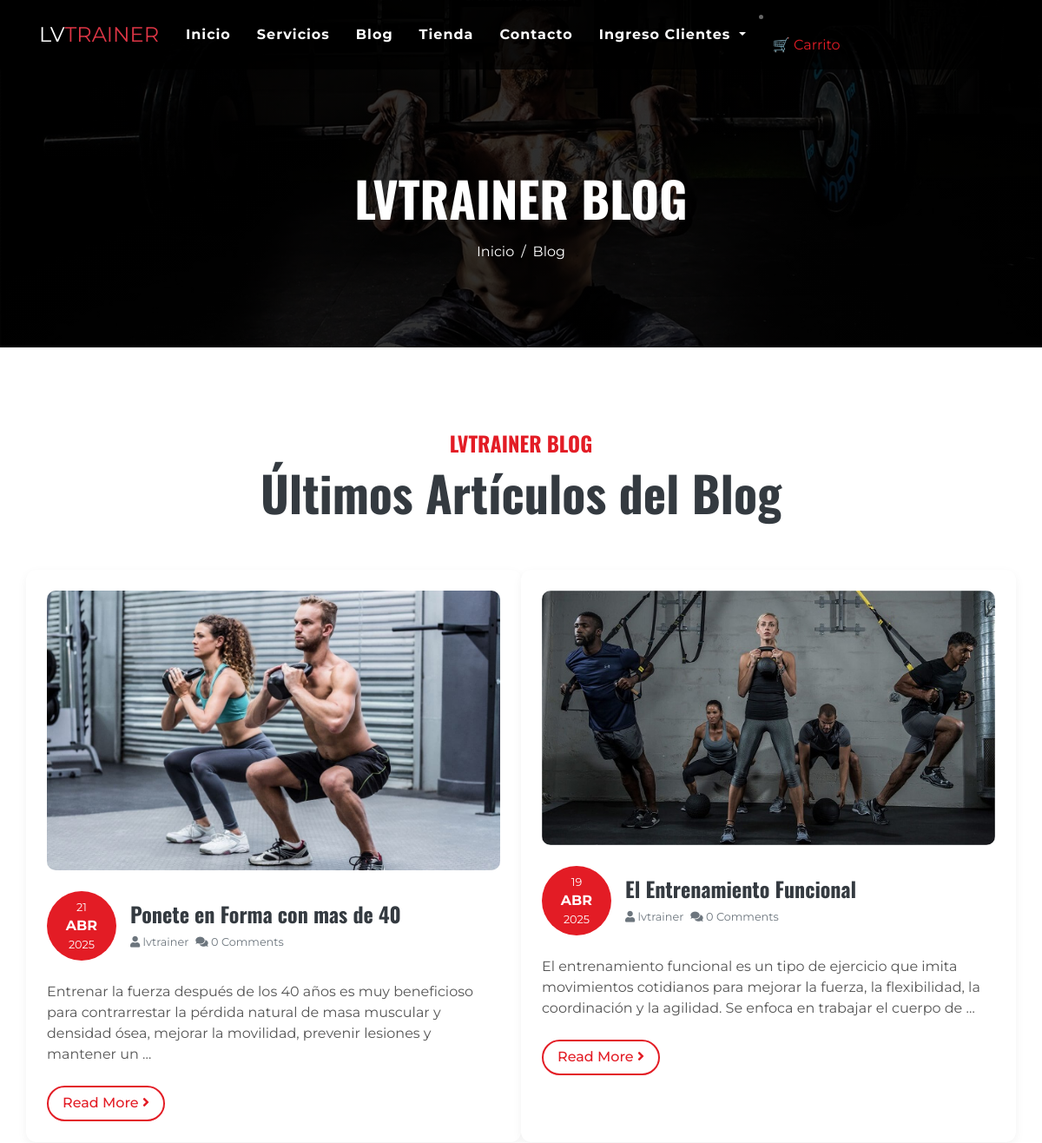
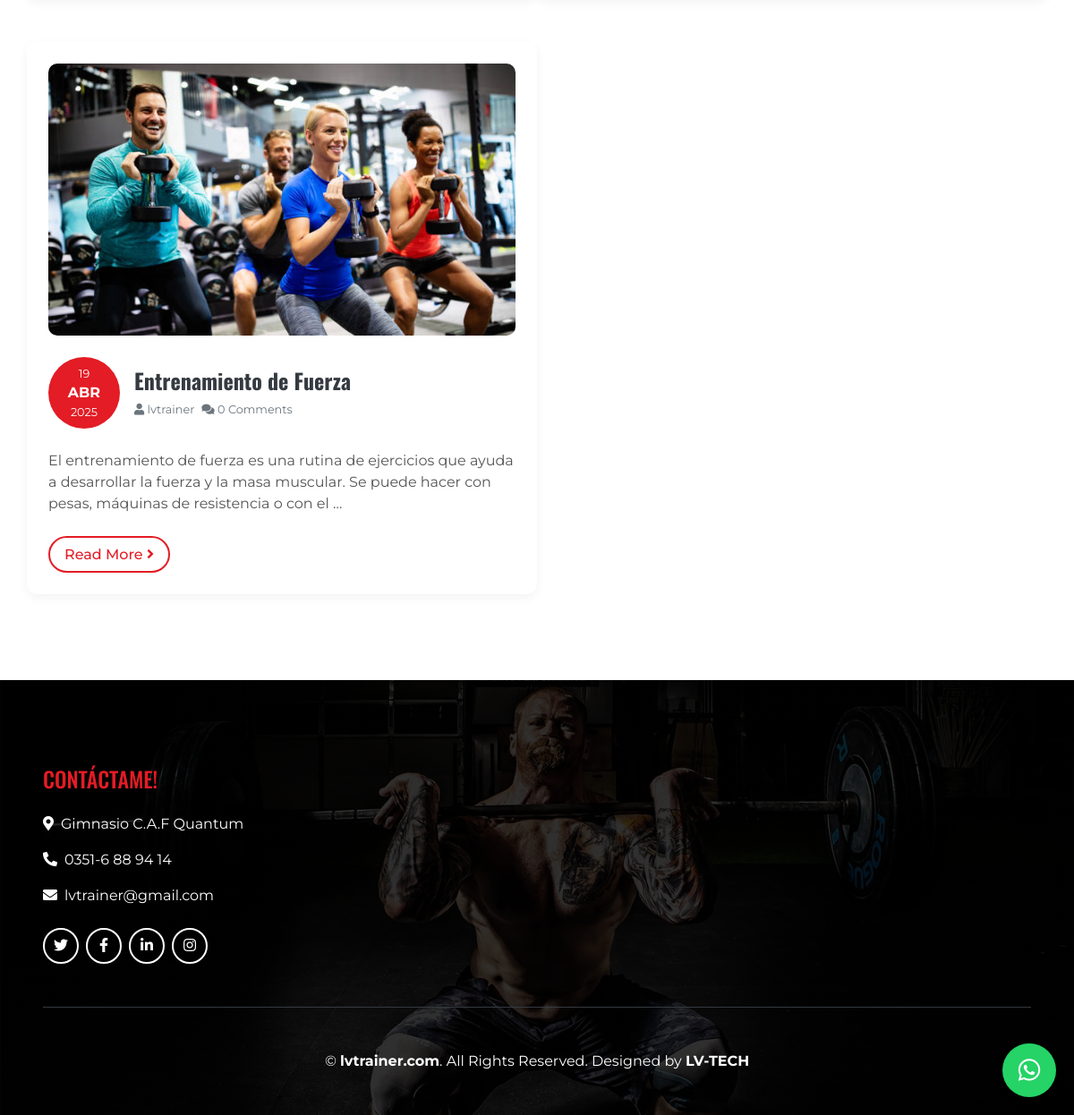
Screenshot of /blog/ with the database file from the repository (2 pictures, top to bottom).
### blog/models.py (models this page shows, shortened)
class Post(models.Model):
    title = models.CharField(max_length=200)
    slug = models.SlugField(unique=True, blank=True)
    author = models.ForeignKey(User, on_delete=models.CASCADE)
    content = RichTextField()  # Cambiado aquí
    image = models.ImageField(upload_to='blog_images/', blank=True, null=True)
    created_at = models.DateTimeField(auto_now_add=True)
    updated_at = models.DateTimeField(auto_now=True)

### blog/views.py (the view)
# urls.py: path('', PostListView.as_view(), name='blog_list'),
class PostListView(ListView):
    model = Post
    template_name = 'blog/blog.html'
    context_object_name = 'posts'
    ordering = ['-created_at']
    paginate_by = 6  # Paginación: 6 posts por página

### shop/cart.py (called while the page is built)
    def __len__(self):
        return sum(item['quantity'] for item in self.cart.values())

### shop/context_processors.py (called while the page is built)
def cart(request):
    return {'cart': Cart(request)}

### blog/templates/blog/blog.html (shortened to what this page needs)
{% extends 'core/base.html' %}
{% load static %}
{% block content %}
<div class="container-fluid page-header mb-5">
    <div class="d-flex flex-column align-items-center justify-content-center pt-0 pt-lg-5" style="min-height: 400px">
        <h4 class="display-4 mb-3 mt-0 mt-lg-5 text-white text-uppercase font-weight-bold">LVTRAINER BLOG</h4>
        <div class="d-inline-flex">
            <p class="m-0 text-white"><a href="{% url 'home' %}" class="text-white">Inicio</a></p>
            <p class="m-0 text-white px-2">/</p>
            <p class="m-0 text-white">Blog</p>
        </div>
    </div>
</div>
<div class="container pt-5">
    <div class="d-flex flex-column text-center mb-5">
        <h4 class="text-primary font-weight-bold">LVTRAINER BLOG</h4>
        <h4 class="display-4 font-weight-bold">Últimos Artículos del Blog</h4>
    </div>
    <div class="row">
        {% for post in posts %}
        <div class="col-lg-6 mb-5 blog-item">
            <img class="img-fluid mb-4" src="{{ post.image.url }}" alt="{{ post.title }}">
            <div class="d-flex align-items-center mb-4">
                <div class="d-flex flex-column align-items-center justify-content-center rounded-circle bg-primary text-white" style="width: 80px; height: 80px;">
                    <small>{{ post.created_at|date:"d" }}</small>
                    <strong class="text-uppercase m-0 text-white">{{ post.created_at|date:"M" }}</strong>
                    <small>{{ post.created_at|date:"Y" }}</small>
                </div>
                <div class="pl-3">
                    <h3 class="font-weight-bold">{{ post.title }}</h3>
                    <div class="d-flex">
                        <small class="mr-2 text-muted"><i class="fa fa-user"></i> {{ post.author.username }}</small>
                        <small class="mr-2 text-muted"><i class="fa fa-comments"></i> 0 Comments</small>
                    </div>
                </div>
            </div>
            <p>{{ post.content|striptags|truncatewords:30 }}</p>
            <a class="btn btn-outline-primary mt-2 px-3" href="{% url 'blog_detail' post.slug %}">Read More <i class="fa fa-angle-right"></i></a>
        </div>
        {% empty %}
        <p>No hay artículos disponibles.</p>
        {% endfor %}
    </div>
</div>
{% endblock %}

### core/static/core/css/custom.css (style rules this page uses)
body { padding-top: 0 !important; }
.blog-item { background: #fff; border-radius: 12px; padding: 1.5rem; box-shadow: 0 4px 12px rgba(0,0,0,0.05); transition: transform 0.2s ease, box-shadow 0.2s ease; }
.blog-item img { border-radius: 10px; transition: transform 0.3s ease; }
.blog-item .btn { border-radius: 30px; font-weight: 500; }
.btn-primary, .btn-outline-primary { border-radius: 30px; padding: 0.4rem 1.2rem; font-weight: 500; }

### blog/templates/blog/blog.html (style rules this page uses)
.blog-item { background: #fff; border-radius: 12px; padding: 1.5rem; box-shadow: 0 4px 12px rgba(0,0,0,0.05); transition: transform 0.2s ease, box-shadow 0.2s ease; }
.blog-item img { border-radius: 10px; transition: transform 0.3s ease; }
.blog-item h3 { font-size: 1.5rem; margin-bottom: 0.5rem; }
.blog-item p { color: #555; }
.blog-item .btn { border-radius: 30px; font-weight: 500; }
.blog-item .btn i { transition: transform 0.2s ease; }

### rows the page displays
Post: image (picture), created_at "21", created_at "ABR", created_at "2025", title "Ponete en Forma con mas de 40", author.username "lvtrainer", content "Entrenar la fuerza después de los 40 años es muy beneficioso para contrarrestar la pérdida natural de masa muscular y densidad ósea, mejorar la movilidad, prevenir lesiones y mantener un …"
Post: image (picture), created_at "19", created_at "ABR", created_at "2025", title "El Entrenamiento Funcional", author.username "lvtrainer", content "El entrenamiento funcional es un tipo de ejercicio que imita movimientos cotidianos para mejorar la fuerza, la flexibilidad, la coordinación y la agilidad. Se enfoca en trabajar el cuerpo de …"
Post: image (picture), created_at "19", created_at "ABR", created_at "2025", title "Entrenamiento de Fuerza", author.username "lvtrainer", content "El entrenamiento de fuerza es una rutina de ejercicios que ayuda a desarrollar la fuerza y la masa muscular. Se puede hacer con pesas, máquinas de resistencia o con el …"
